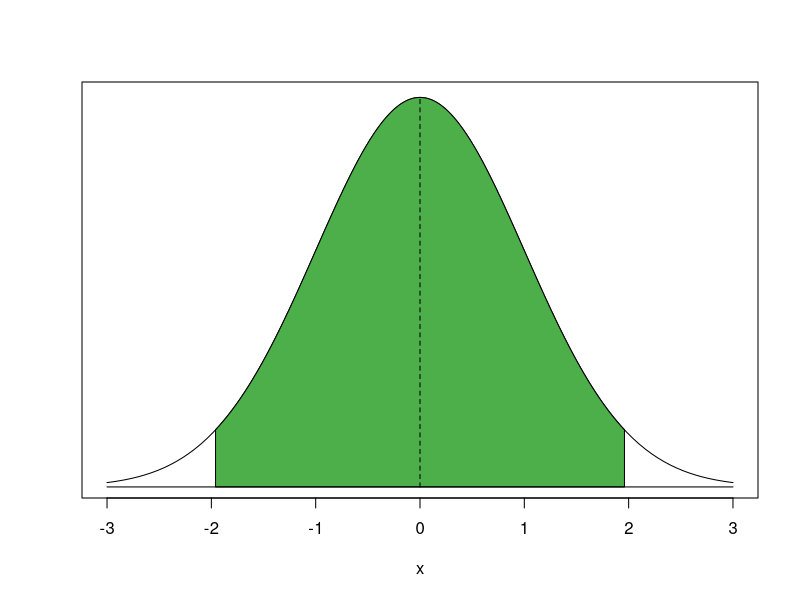
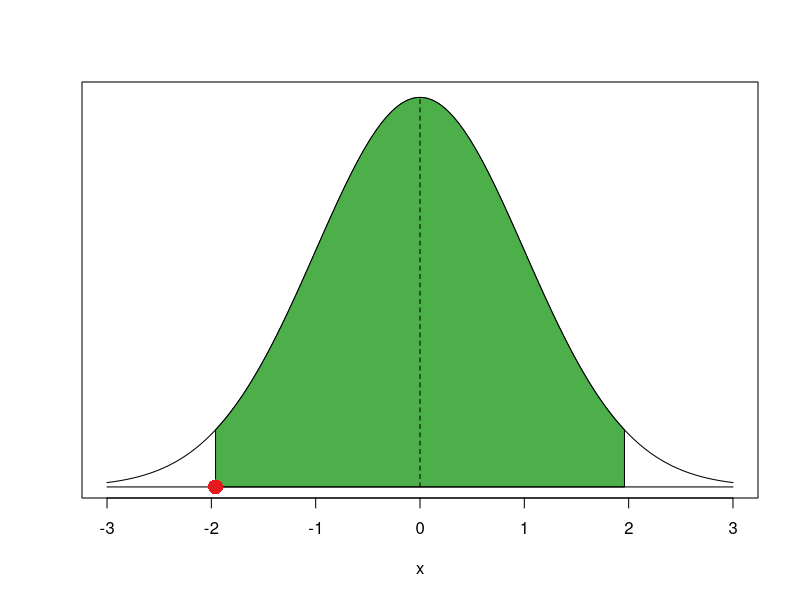
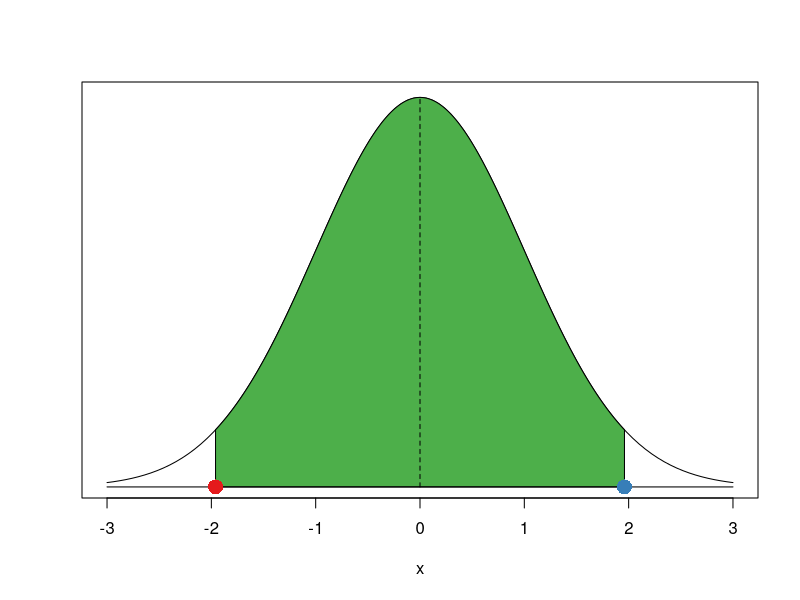
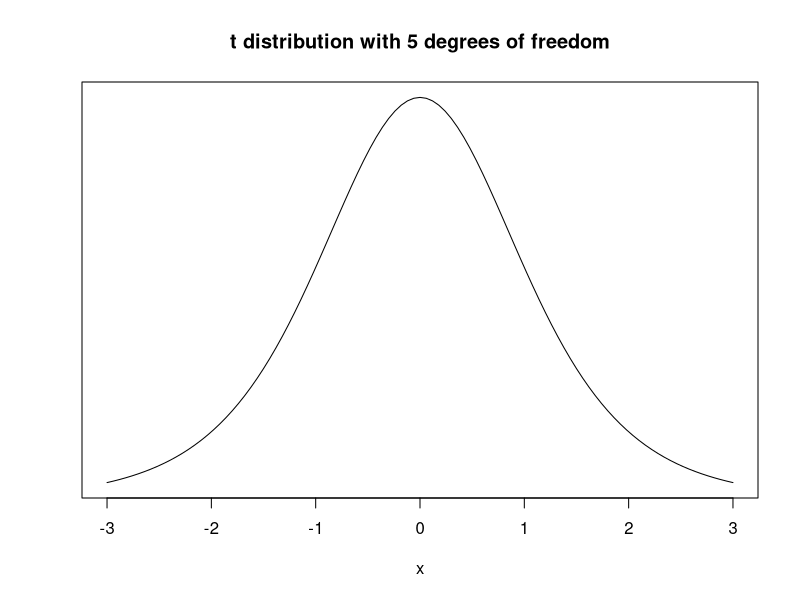
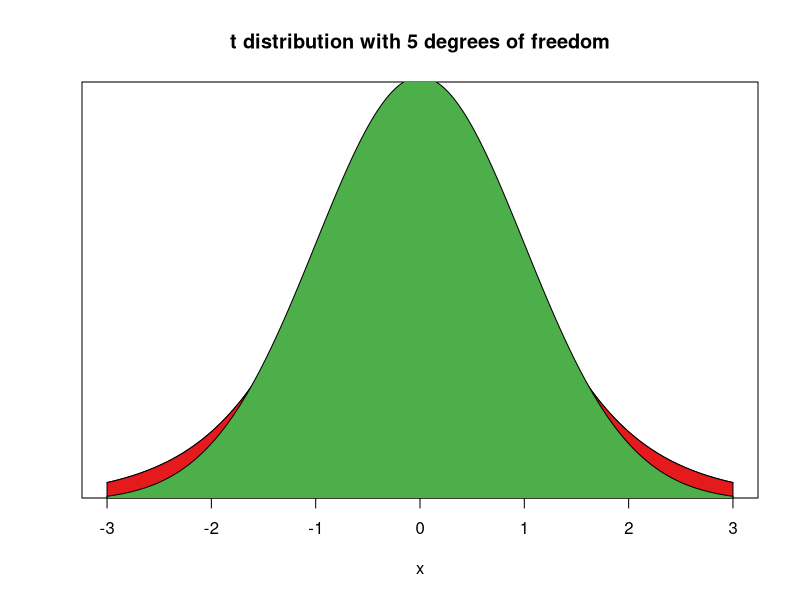
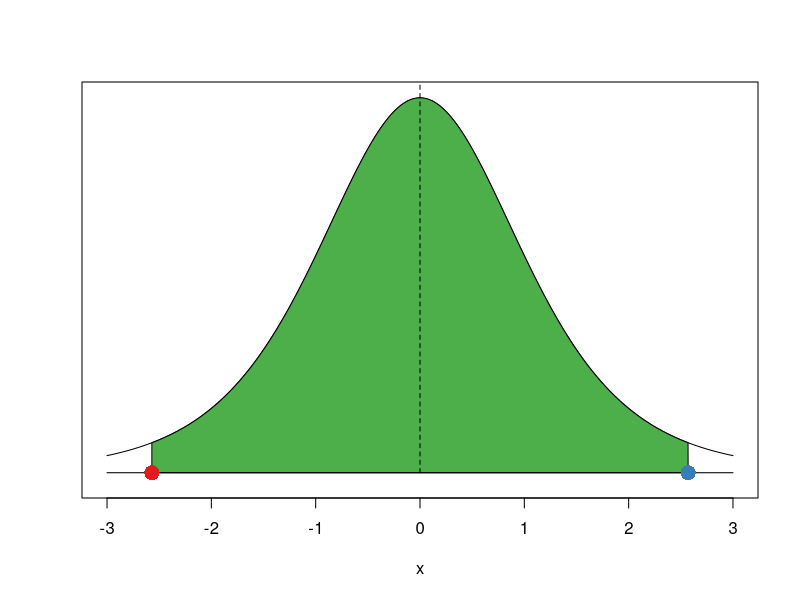
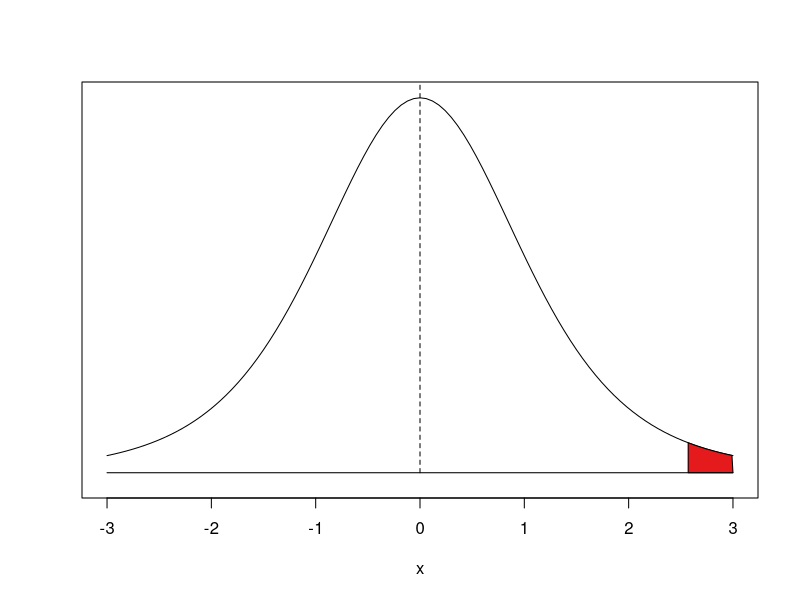
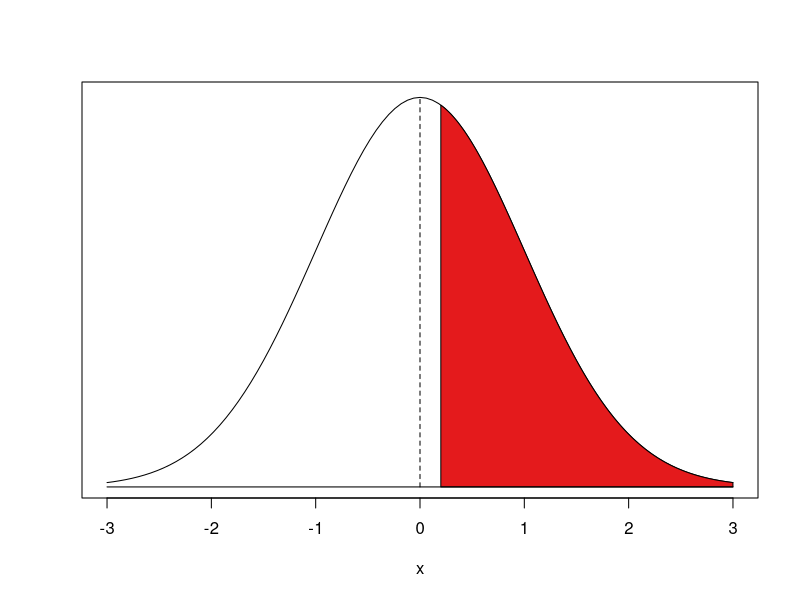

These figures' R source, in order:
## ---- chunk 1
knitr::kable(tibble::tribble(
  ~Variable,     ~Description,
  "h_j",    "1 if Free Judiciary",
  "wdi_gdpc",      "Per capita wealth in US dollars",
  "undp_hdi",      "Human development index (higher values = higher quality of life)",
  "wbgi_cce",      "Control of corruption index (higher values = more control of corruption)",
  "wbgi_pse",    "Political stability index (higher values = more stable)",
  "former_col",    "1 = country was a colony once",
  "lp_lat_abst",    "Latitude of country's captial divided by 90"
))
## ---- chunk 2
world.data <- read.csv("QoG2012.csv")
## ---- chunk 3
summary(world.data)
## ---- chunk 4
names(world.data)[2] <- "wealth" 
names(world.data)
## ---- chunk 5
mean(world.data$wealth)
## ---- chunk 6
# copy of the dataset
full.data <- world.data

# delete rows from dataset that have missings on wealth variable
world.data <- world.data[ !is.na(world.data$wealth) , ]
## ---- chunk 7
mean(world.data$wealth)
## ---- chunk 8
se.y_bar <- (sd(world.data$wealth) / sqrt( length(world.data$wealth) ))
## ---- chunk 9
mean(world.data$wealth)
## ---- chunk 10
n <- length(world.data$wealth)
n
## ---- chunk 11
se.y_bar <- sd(world.data$wealth) / sqrt(n)
## ---- chunk 12
# lower bound
lb <- mean(world.data$wealth) - 1.96 * se.y_bar
# upper bound
ub <- mean(world.data$wealth) + 1.96 * se.y_bar
# results (the population mean lies within this interval with 95% probability)
lb # lower bound
mean(world.data$wealth) # sample mean
ub # upper bound
## ---- chunk 13
t.value <- (mean(world.data$wealth) - 10000) / se.y_bar
t.value
## ---- chunk 14
2* ( 1 - pt(t.value, df = (n-1) ))
## ---- chunk 15
t.test(world.data$wealth, mu = 10000, alt = "two.sided") 

## ---- chunk 16
options(repos=c(CRAN="https://ftp.gwdg.de/pub/misc/cran/"))
install.packages("RColorBrewer")
library(RColorBrewer)
c.cols <- brewer.pal(3, "Set1")
## ---- chunk 17
curve(dnorm(x, 0, 1), xlim = c(-3, 3), ylab = "", yaxt = "n")
c.x <- c(-1.96, seq(-1.96, 1.96, 0.01), 1.96 )
c.y <- c(0, dnorm(seq(-1.96, 1.96, 0.01)), 0 )
polygon(c.x, c.y, col=c.cols[3])
segments(x0=-3,y0=0,x1=3,y1=0)
segments(x0=0, y0 = 0, x1=0, y = dnorm(0), lty = "dashed")
## ---- chunk 18
# value for cumulative probability 95 percent in the standard normal distribution
qnorm(0.025, mean = 0, sd = 1)
## ---- chunk 19
curve(dnorm(x, 0, 1), xlim = c(-3, 3), ylab = "", yaxt = "n")
c.x <- c(-1.96, seq(-1.96, 1.96, 0.01), 1.96 )
c.y <- c(0, dnorm(seq(-1.96, 1.96, 0.01)), 0 )
polygon(c.x, c.y, col=c.cols[3])
segments(x0=-3,y0=0,x1=3,y1=0)
segments(x0=0, y0 = 0, x1=0, y = dnorm(0), lty = "dashed")
points(x=qnorm(0.025, mean = 0, sd = 1), y = 0, pch = 16, cex = 2, col = c.cols[1])
## ---- chunk 20
# value for cumulative probability 95 percent in the standard normal distribution
qnorm(0.975, mean = 0, sd = 1)
## ---- chunk 21
curve(dnorm(x, 0, 1), xlim = c(-3, 3), ylab = "", yaxt = "n")
c.x <- c(-1.96, seq(-1.96, 1.96, 0.01), 1.96 )
c.y <- c(0, dnorm(seq(-1.96, 1.96, 0.01)), 0 )
polygon(c.x, c.y, col=c.cols[3])
segments(x0=-3,y0=0,x1=3,y1=0)
segments(x0=0, y0 = 0, x1=0, y = dnorm(0), lty = "dashed")
points(x=qnorm(0.025, mean = 0, sd = 1), y = 0, pch = 16, cex = 2, col = c.cols[1])
points(x=qnorm(0.975, mean = 0, sd = 1), y = 0, pch = 16, cex = 2, col = c.cols[2])
## ---- chunk 22
curve(dt(x, 5), xlim = c(-3, 3), ylab = "", yaxt = "n", main = "t distribution with 5 degrees of freedom")
## ---- chunk 23
curve(dt(x, 5), xlim = c(-3, 3), ylab = "", yaxt = "n", main = "t distribution with 5 degrees of freedom")
c.x <- c(-3, seq(-3, 3, 0.01), 3 )
c.y <- c(0, dt(seq(-3, 3, 0.01), df = 5), 0 )
polygon(c.x, c.y, col=c.cols[1])
c.x <- c(-3, seq(-3, 3, 0.01), 3 )
c.y <- c(0, dnorm(seq(-3, 3, 0.01)), 0 )
polygon(c.x, c.y, col=c.cols[3])
## ---- chunk 24
# value for cumulative probability 95 percent in the t distribution with 5 degrees of freedom
qt(0.975, df = 5)
## ---- chunk 25
curve(dt(x, df=5), xlim = c(-3, 3), ylab = "", yaxt = "n", ylim = c(-0.01, .38))
c.x <- c(qt(0.025, df = 5), seq(qt(0.025, df = 5), qt(0.975, df = 5), 0.01), qt(0.975, df = 5) )
c.y <- c(0, dt(seq(qt(0.025, df = 5), qt(0.975, df = 5), 0.01), df = 5), 0 )
polygon(c.x, c.y, col=c.cols[3])
segments(x0=-3,y0=0,x1=3,y1=0)
segments(x0=0, y0 = 0, x1=0, y = dnorm(0), lty = "dashed")

points(x=qt(0.025, df = 5), y = 0, pch = 16, cex = 2, col = c.cols[1])
points(x=qt(0.975, df = 5), y = 0, pch = 16, cex = 2, col = c.cols[2])
## ---- chunk 26
summary(world.data$wealth)
## ---- chunk 27
which(world.data$h_j==1)
## ---- chunk 28
mean( world.data$wealth[which(world.data$h_j==1)])
## ---- chunk 29
mean( world.data$wealth[which(world.data$h_j==0)])
## ---- chunk 30
# t.test for the difference between 2 means
t.test(world.data$wealth[which(world.data$h_j==1)], # mean 1  
       world.data$wealth[which(world.data$h_j==0)], # mean 2
       mu = 0, # difference under the null hypothesis
       alt = "two.sided",  # two sided test (difference in means could be smaller or larger than 0)
       conf = 0.95) # confidence interval
## ---- chunk 31
1 - pt(2.9, df = 5)
## ---- chunk 32
curve(dt(x, df=5), xlim = c(-3, 3), ylab = "", yaxt = "n", ylim = c(-0.01, .38))
c.x <- c(qt(0.975, df = 5), seq(qt(0.975, df = 5), 3, 0.01), 3 )
c.y <- c(0, dt(seq(qt(0.975, df = 5), 3, 0.01), df = 5), 0 )
polygon(c.x, c.y, col=c.cols[1])
segments(x0=-3,y0=0,x1=3,y1=0)
segments(x0=0, y0 = 0, x1=0, y = dnorm(0), lty = "dashed")
## ---- chunk 33
1 - pnorm(0.1995059)
## ---- chunk 34
curve(dnorm(x, 0, 1), xlim = c(-3, 3), ylab = "", yaxt = "n")
c.x <- c(0.1995059, seq(0.1995059, 3, 0.01), 3 )
c.y <- c(0, dnorm(seq(0.1995059, 3, 0.01)), 0 )
polygon(c.x, c.y, col=c.cols[1])
segments(x0=-3,y0=0,x1=3,y1=0)
segments(x0=0, y0 = 0, x1=0, y = dnorm(0), lty = "dashed")
## ---- chunk 35
# scatterplot
plot(world.data$undp_hdi ~ world.data$wbgi_cce,
  xlim = c(xmin = -2, xmax = 3),
  ylim = c(ymin = 0, ymax = 1),
  frame = FALSE,
  xlab = "World Bank Control of Corruption Index",
  ylab = "UNDP Human Development Index",
  main = "Relationship b/w Quality of Institutions and Quality of Life"
  )
## ---- chunk 36
cor(y = world.data$undp_hdi, x = world.data$wbgi_cce, use = "complete.obs")
